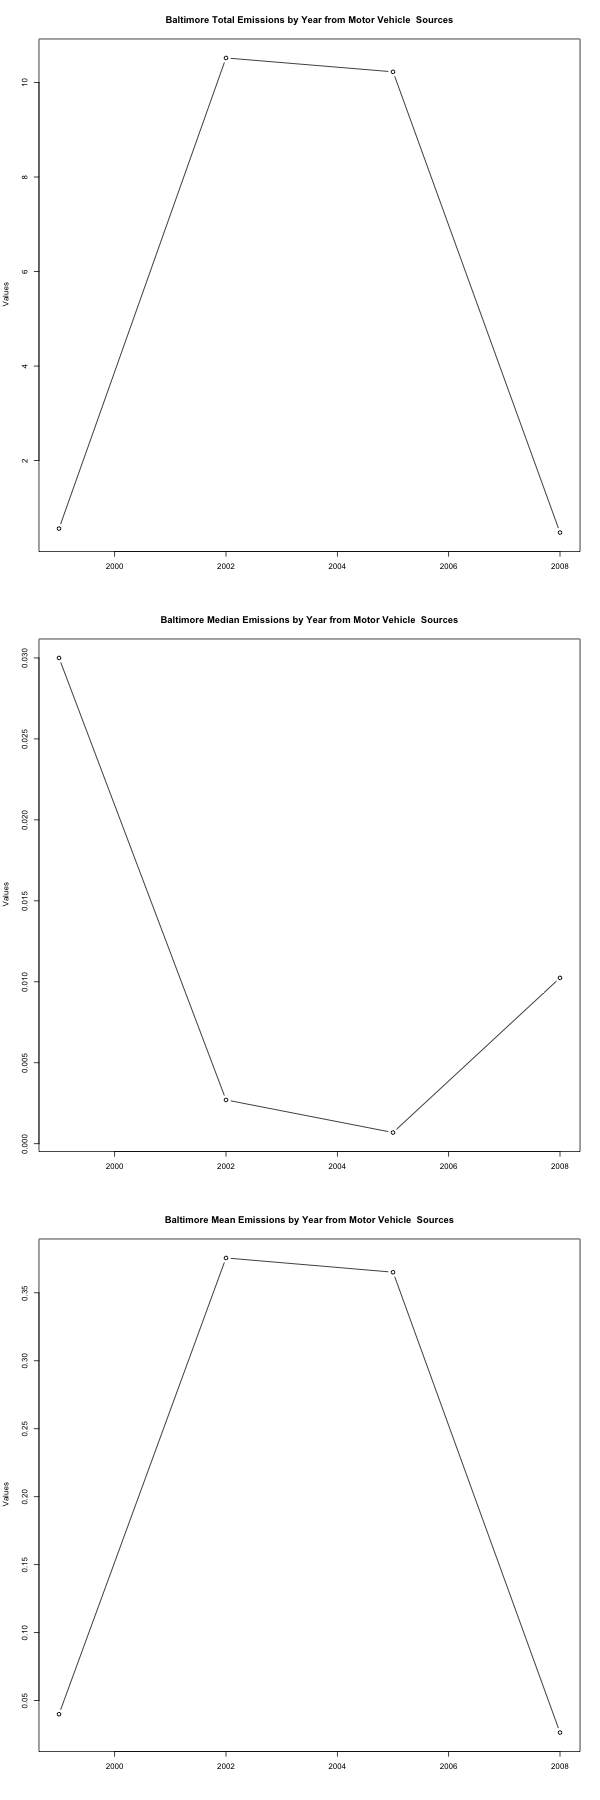

Generate this figure with R:
node <- "/Users/anna/OneDrive/Coursera/JHU - Data Science/"
localPath <- "4. Exploratory Data Analysis/Week 03/Project 2/"
setwd(paste(node, localPath, sep = ""))
source("Init.R")

# Q5
# How have emissions from motor vehicle sources changed from 1999–2008 in Baltimore City?


# Check various fields that might have words Motor and Veh in them. 
# Get a feel on how to get all data related to Motor Vehicles
str(SCC)
sapply(colnames(SCC), getSCC_Rows, "Motor", "Veh", FALSE)
# By doing this I just find out that the following columns have words "Motor" and
# "Veh" in their values: $Short.Name and $SCC.Level.Three

# Get only those records from SCC that have words "Motor" and "Veh" 
# in at least one of those 2 fields
tmp1 <- getSCC_Rows("Short.Name", "Motor", "Veh")
tmp2 <- getSCC_Rows("SCC.Level.Three", "Motor", "Veh")
subsetSCC <- unique(rbind(tmp1, tmp2))
colnames(subsetSCC) <- colnames(SCC)

# Now I will merger NEI_Baltimore data and subsetSCC data
mergedData <- merge(subsetSCC, NEI_Baltimore)

# start graphing
png(filename = "plot5.png", width = 600, height = 1800)
par(mfrow = c(3, 1))

# as in previous plots data are heavily skewed towards 0 value, so regular plot/
# boxplot poduce graphs that are very hard to interpret. Instead of doing regular
# graphs I want to show change in total, mean and median by year
mergedData <- group_by(mergedData, year)
mergeByYear <- summarize(mergedData, sumByYear = sum(Emissions, na.rm = TRUE),
                         meanByYear = mean(Emissions, na.rm = TRUE),
                         medianByYear = median(Emissions, na.rm = TRUE))

plot(mergeByYear$year, mergeByYear$sumByYear, col = "black", type = "b", xlab = "", 
     main = "Baltimore Total Emissions by Year from Motor Vehicle  Sources",
     ylab = " Values")
plot(mergeByYear$year, mergeByYear$medianByYear, col = "black", type = "b", xlab = "", 
     main = "Baltimore Median Emissions by Year from Motor Vehicle  Sources",
     ylab = " Values")
plot(mergeByYear$year, mergeByYear$meanByYear, col = "black", type = "b", xlab = "", 
     main = "Baltimore Mean Emissions by Year from Motor Vehicle  Sources",
     ylab = " Values")

dev.off()